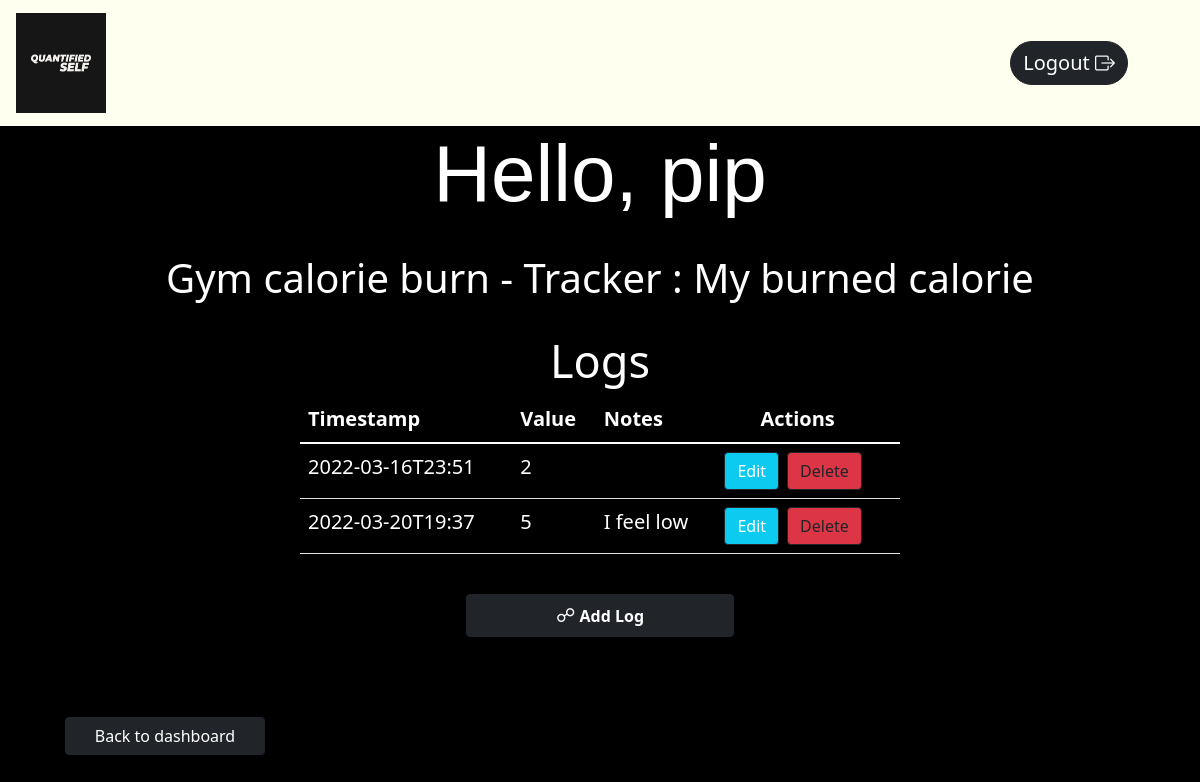
Screenshot of /logs/8 with the database file from the repository.
### app.py (models this page shows, shortened)
class User(db.Model, UserMixin):
    __tablename__ = 'user'
    user_id = db.Column(db.Integer, primary_key=True, autoincrement=True)
    username = db.Column(db.String, nullable=False, unique=True)
    password = db.Column(db.String, nullable=False)
    trackers = db.relationship("Tracker")

class Tracker(db.Model):
    __tablename__ = 'tracker'
    tracker_id = db.Column(db.Integer, primary_key=True, autoincrement=True)
    user_id = db.Column(db.Integer, db.ForeignKey("user.user_id"), nullable=False)
    tracker_name = db.Column(db.String, nullable=False)
    description = db.Column(db.String, nullable=False)
    tracker_type = db.Column(db.String, nullable=False)
    options = db.Column(db.String, nullable=True, default=None)
    logs = db.relationship('Log')

class Log(db.Model):
    __tablename__ = 'logger'
    logger_id = db.Column(db.Integer, autoincrement=True, primary_key=True)
    tracker_id = db.Column(db.Integer, db.ForeignKey("tracker.tracker_id"), nullable=False)
    log_value = db.Column(db.String, nullable=False)
    comments = db.Column(db.String, nullable=True)
    timestamp = db.Column(db.String, nullable=False, default=datetime.now())

### app.py (the view, shortened to what this page needs)
@app.route("/logs/<int:tid>", methods=["GET", "POST"])
def logs(tid):
    track = Tracker.query.filter_by(tracker_id=tid).first()
    trackers=User.query.filter_by(user_id=track.user_id).first()
    if request.method == "GET":
        loggers=Log.query.filter_by(tracker_id=tid).all()
        return render_template("logs.html", track=track,c=trackers, d=trackers.trackers, loggers=loggers)
    loggers=Log.query.filter_by(tracker_id=tid).all()
    return render_template("logs.html", track=track,c=trackers, loggers=loggers)

### templates/logs.html (shortened to what this page needs)
<!DOCTYPE html>
<html lang="en">
<head>
    <link href="https://cdn.jsdelivr.net/npm/bootstrap@5.1.3/dist/css/bootstrap.min.css" rel="stylesheet"
>
        <link rel="stylesheet" href="https://cdn.jsdelivr.net/npm/bootstrap-icons@1.8.1/font/bootstrap-icons.css">
    <link rel="stylesheet" type="text/css" href="{{ url_for('static' ,filename='style.css') }}">
</head>
<body class="bg-Logs">
    <nav class="navbar navbar-light ">
        <div class="container mx-1 ">
            <a class="navbar-brand" style="font-size: 30px;" href="/dashboard/{{c.user_id}}">
                <img src="{{ url_for('static' ,filename='QS logo.png') }}" alt="" width="90" height="100"
                    class="d-inline-block align-text-middle">
            </a>
            <a class="btn btn-dark btn-block mx-1" style="font-size:20px; border-radius: 25px;" href="/logout">Logout <i class="bi bi-box-arrow-right"></i></a>
        </div>
    </nav>
    <div class="log-centre">
        <h1 class=" display-4 mx-5"
        style="font-family: 'Franklin Gothic Medium', 'Arial Narrow', Arial, sans-serif; font-size: 80px;"> Hello,
        {{c.username}}</h1>
    <br>
        <h1 class="mx-5">{{track['tracker_name']}} - Tracker : {{track['description']}}</h1>
        <br>
        <h1 class="mx-5" style="font-size: 45px;">Logs</h1>
    </div>
    <table class="container table table table-striped table-hover " style="width:50%; ">
        <thead class="logs-color">
            <tr style="font-size: 20px;">
                <th scope="col">Timestamp</th>
                <th scope="col">Value</th>
                <th scope="col">Notes</th>
                <th scope="col" style="position: relative; left:40px;">Actions</th>
            </tr>
        </thead>
        <tbody class="logs-color">
            {% for i in loggers %}
            <tr style="font-size: 20px;">
                <td scope="col">{{i.timestamp}}</td>
                <td scope="col">{{i.log_value}}</td>
                <td scope="col">{{i.comments}}</td>
                <td scope="col"><a href="/update_log/{{i.tracker_id}}" type="button" class="btn btn-outline-dark btn-info mx-1 logs-color">Edit</button>
                        <a href="/delete_log/{{i.logger_id}}" type="button" class="btn btn-outline-dark btn-danger mx-1">Delete</button>
                </td>
            </tr>
            {% endfor %}
        </tbody>
    </table><br>
    <div
        class="d-grid gap-2 col-3 mx-auto">
        <button type="submit" class="btn btn-dark btn-block mx-3" data-bs-toggle="modal" data-bs-target="#logModal">
            <span style="font-size:120%;color:white;">&#9741;</span> <b> Add Log
            </b> </button>
    </div>
    <a href="/dashboard/{{track['user_id']}}" class="container btn btn-dark col-2"
        style="position: relative; bottom: -80px; left: 65px;">  Back to dashboard</a>
</body>
</html>

### static/style.css (style rules this page uses)
.bg-Logs { background: #000000; background: -webkit-linear-gradient(to right, #000000, #000000); background: linear-gradient(to right, #000000, #000000); }
h1 { color: white; font-family: unset; }
.navbar { background: ivory; }
.log-centre { display: flex; justify-content: center; flex-direction: column; align-items: center; }
.logs-color { color: white !important; }
.logs-color td { color: white !important; }

### rows the page displays
User: username "pip"
Tracker: tracker_name "Gym calorie burn", description "My burned calorie"
Log: timestamp "2022-03-16T23:51", log_value "2"
Log: timestamp "2022-03-20T19:37", log_value "5", comments "I feel low"
